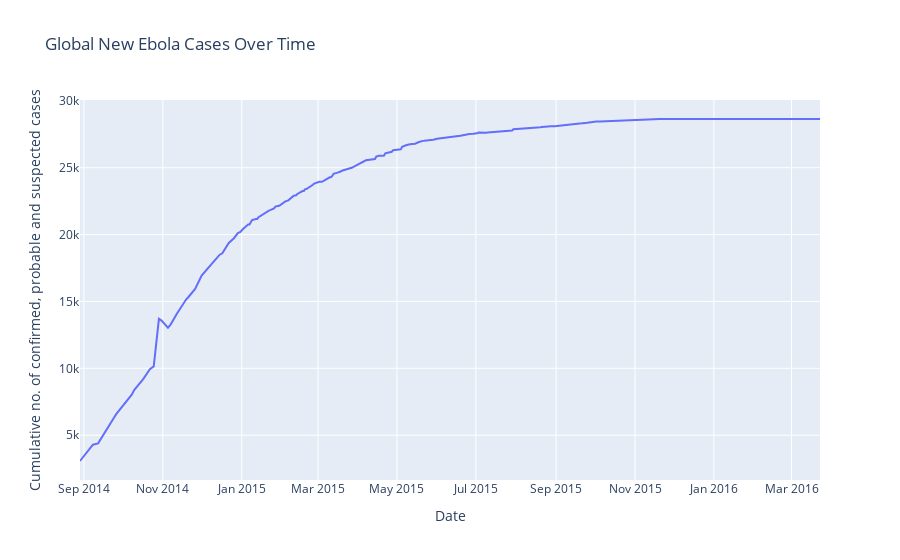
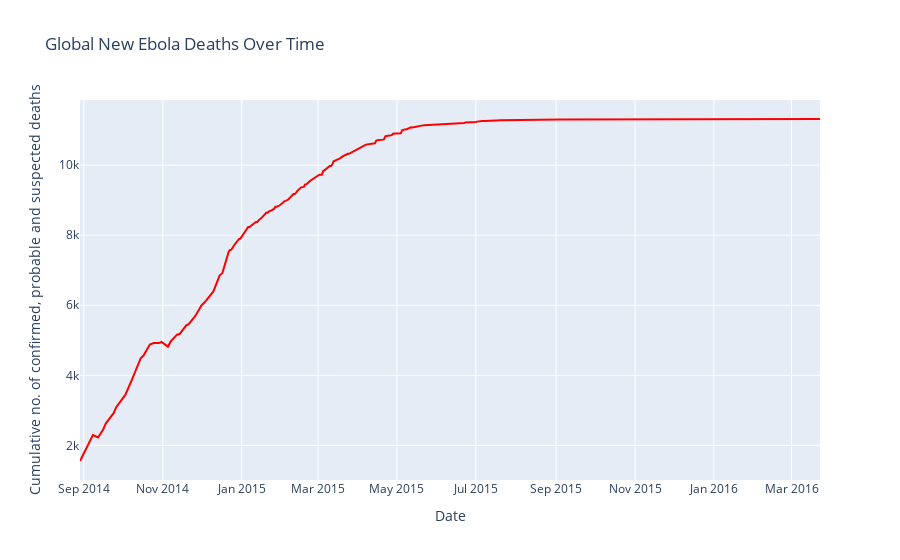

The cell these charts' notebook holds for them, in order:
### Code cell
# ---- 1. Line Chart: Global New Cases Over Time ----
fig_cases = px.line(
    df_ebola.groupby('Date', as_index=False).sum(),
    x="Date",
    y="Cumulative no. of confirmed, probable and suspected cases",
    title="Global New Ebola Cases Over Time"
)

# ---- 2. Line Chart: Global New Deaths Over Time ----
fig_deaths = px.line(
    df_ebola.groupby('Date', as_index=False).sum(),
    x="Date",
    y="Cumulative no. of confirmed, probable and suspected deaths",
    title="Global New Ebola Deaths Over Time",
    color_discrete_sequence=["red"]
)

# ---- 3. Choropleth Map: Total Cases by Country ----
country_grouped = df_ebola.groupby('Country', as_index=False)['Cumulative no. of confirmed, probable and suspected cases'].max()

fig_map_cases = px.choropleth(
    country_grouped,
    locations="Country",
    locationmode="country names",
    color="Cumulative no. of confirmed, probable and suspected cases",
    hover_name="Country",
    color_continuous_scale="Viridis",
    title="Global Distribution of Total Ebola Cases"
)

# ---- 4. Choropleth Map: Total Deaths by Country ----
country_grouped = df_ebola.groupby('Country', as_index=False)['Cumulative no. of confirmed, probable and suspected deaths'].max()

fig_map_deaths = px.choropleth(
    country_grouped,
    locations="Country",
    locationmode="country names",
    color="Cumulative no. of confirmed, probable and suspected deaths",
    hover_name="Country",
    color_continuous_scale="Viridis",
    title="Global Distribution of Total Ebola Deaths"
)

region_grouped = df_ebola.groupby(['Date', 'Country'], as_index=False)[['Cumulative no. of confirmed, probable and suspected cases', 'Cumulative no. of confirmed, probable and suspected deaths']].sum()

fig_stacked = go.Figure()
fig_stacked.add_trace(go.Bar(
    x=region_grouped["Date"],
    y=region_grouped["Cumulative no. of confirmed, probable and suspected cases"],
    name="New Cases",
    marker_color="blue"
))
fig_stacked.add_trace(go.Bar(
    x=region_grouped["Date"],
    y=region_grouped["Cumulative no. of confirmed, probable and suspected deaths"],
    name="New Deaths",
    marker_color="red"
))

fig_stacked.update_layout(
    barmode="stack",
    title="New Cases vs New Deaths (Stacked) by Country",
    xaxis_title="Date",
    yaxis_title="Count",
)

# ---- Display all interactive charts ----
fig_cases.show()
fig_deaths.show()
fig_map_cases.show()
fig_map_deaths.show()
fig_stacked.show()

### Figure 1 — Plotly figure (JSON) as saved in the notebook; plotly's stock layout.template omitted (floating-point values rounded to 4 significant figures; data arrays with more than 128 entries replaced by an {"elided": "..."} marker saying what was removed)
{"data": [{"hovertemplate": "Date=%{x}<br>Cumulative no. of confirmed, probable and suspected cases=%{y}<extra></extra>", "legendgroup": "", "line": {"color": "#636efa", "dash": "solid"}, "marker": {"symbol": "circle"}, "mode": "lines", "name": "", "orientation": "v", "showlegend": false, "type": "scatter", "x": {"elided": "259 str values"}, "xaxis": "x", "y": {"elided": "259 int values"}, "yaxis": "y"}], "layout": {"legend": {"tracegroupgap": 0}, "title": {"text": "Global New Ebola Cases Over Time"}, "xaxis": {"anchor": "y", "domain": [0, 1], "title": {"text": "Date"}}, "yaxis": {"anchor": "x", "domain": [0, 1], "title": {"text": "Cumulative no. of confirmed, probable and suspected cases"}}}}

### Figure 2 — Plotly figure (JSON) as saved in the notebook; plotly's stock layout.template omitted (floating-point values rounded to 4 significant figures; data arrays with more than 128 entries replaced by an {"elided": "..."} marker saying what was removed)
{"data": [{"hovertemplate": "Date=%{x}<br>Cumulative no. of confirmed, probable and suspected deaths=%{y}<extra></extra>", "legendgroup": "", "line": {"color": "red", "dash": "solid"}, "marker": {"symbol": "circle"}, "mode": "lines", "name": "", "orientation": "v", "showlegend": false, "type": "scatter", "x": {"elided": "259 str values"}, "xaxis": "x", "y": {"elided": "259 int values"}, "yaxis": "y"}], "layout": {"legend": {"tracegroupgap": 0}, "title": {"text": "Global New Ebola Deaths Over Time"}, "xaxis": {"anchor": "y", "domain": [0, 1], "title": {"text": "Date"}}, "yaxis": {"anchor": "x", "domain": [0, 1], "title": {"text": "Cumulative no. of confirmed, probable and suspected deaths"}}}}
